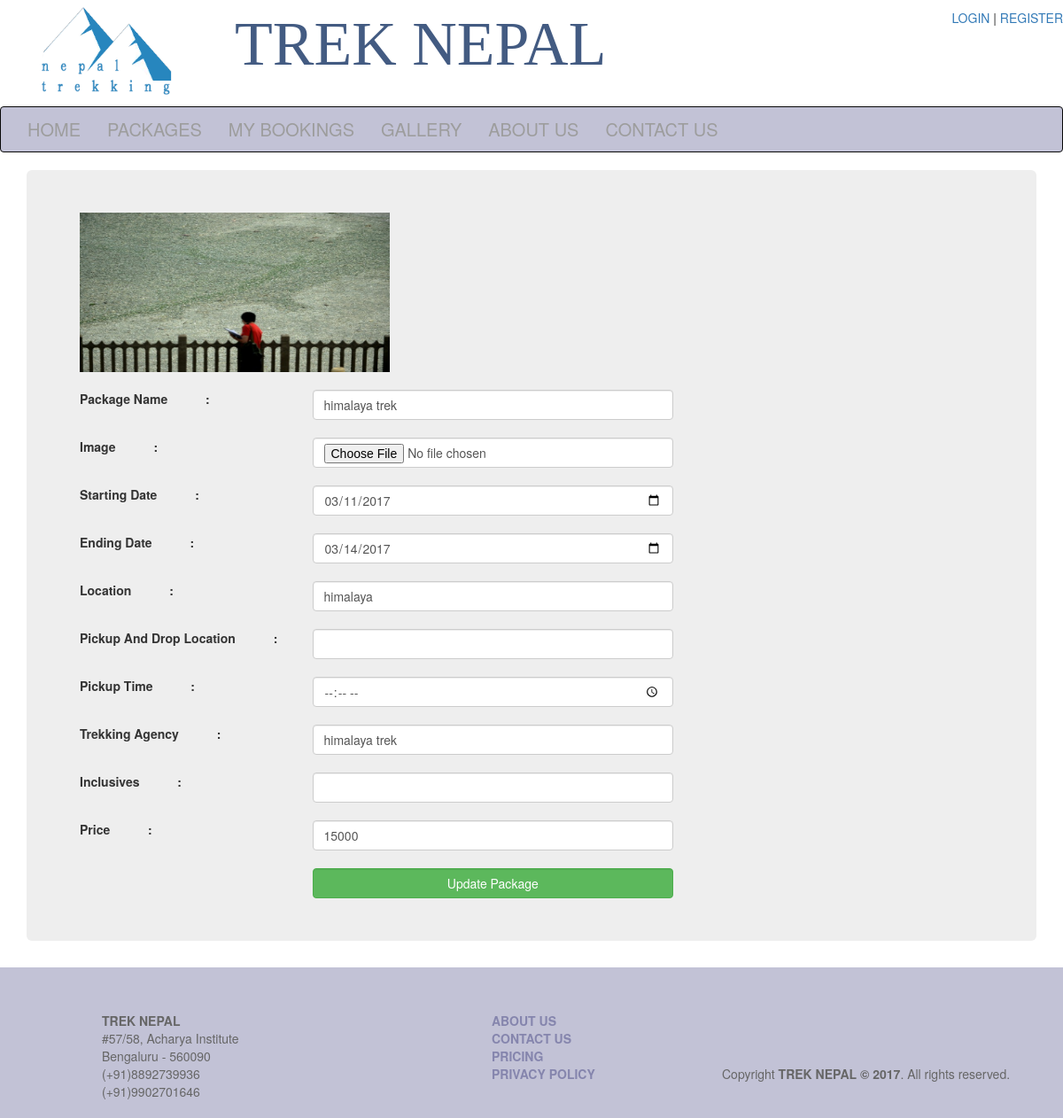
/edit_package.php?id=2, run on the app's committed database.
### tables this page shows
CREATE TABLE IF NOT EXISTS `packages` (
  `id` int(11) NOT NULL,
  `package_name` varchar(80) NOT NULL,
  `image` text NOT NULL,
  `date_start` date NOT NULL,
  `date_end` date NOT NULL,
  `location` varchar(50) NOT NULL,
  `trekking_agency` varchar(50) NOT NULL,
  `price` float NOT NULL
);

### edit_package.php (the view, shortened to what this page needs)
<?php
include('header.php');
include('logo.php');
include('connect.php');
?>
<div class="min-height">
<?php
$id=$_GET['id'];
$query="SELECT * FROM `packages` WHERE `id`='$id'";
$result=mysqli_query($con,$query);
if($result){
	if(mysqli_num_rows($result)>=1){
		while($row=mysqli_fetch_array($result)){
			echo '<div class="package">';
			$image=$row['image'];
			$package_name=$row['package_name'];
			$date_start=$row['date_start'];
			$date_end=$row['date_end'];
			$location=$row['location'];
			$pick_n_drop_location=$row['pick_n_drop_location'];
 			$pick_up_time=$row['pick_up_time'];
			$trekking_agency=$row['trekking_agency'];
			$inclusives=$row['inclusives'];
			$price=$row['price'];
			?>
			  <div class="container">
  				<div class="jumbotron">
					<div class="image">
						<img src=" <?php echo $image; ?> " height="180px" width="350px"/>
					</div>
					<br>
					<form action="" method="POST" enctype="multipart/form-data">
						<div class="row">
          					<div class="form-group">
                				<label for="name" class="col-sm-3 control-label"> Package Name &nbsp;&nbsp;&nbsp;&nbsp;&nbsp;&nbsp;&nbsp;&nbsp;&nbsp;&nbsp;: </label>
                				<div class="col-sm-5">
                  					<input type="text" name="package_name"  class="form-control" id="name" value="<?php echo $package_name;?>">
                				</div>
             				</div>
          				</div><br>
          				<div class="row">
            <div class="form-group">
                <label for="pick" class="col-sm-3 control-label"> Image &nbsp;&nbsp;&nbsp;&nbsp;&nbsp;&nbsp;&nbsp;&nbsp;&nbsp;&nbsp;: </label>
                <div class="col-sm-5">
                  <input type="file" name="pick"  class="form-control" id="pick" value="<?php echo $image;?>" >
                </div>
             </div>
          </div><br>
          				<div class="row">
            <div class="form-group">
                <label for="date_start" class="col-sm-3 control-label"> Starting Date &nbsp;&nbsp;&nbsp;&nbsp;&nbsp;&nbsp;&nbsp;&nbsp;&nbsp;&nbsp;: </label>
                <div class="col-sm-5">
                  <input type="date" name="date_start"  class="form-control" id="date_start" value="<?php echo $date_start; ?>">
                </div>
             </div>
          </div><br>
          <div class="row">
            <div class="form-group">
                <label for="date_end" class="col-sm-3 control-label"> Ending Date &nbsp;&nbsp;&nbsp;&nbsp;&nbsp;&nbsp;&nbsp;&nbsp;&nbsp;&nbsp;: </label>
                <div class="col-sm-5">
                  <input type="date" name="date_end"  class="form-control" id="date_end" value="<?php echo $date_end; ?>">
                </div>
             </div>
          </div><br>
          <div class="row">
            <div class="form-group">
                <label for="location" class="col-sm-3 control-label"> Location &nbsp;&nbsp;&nbsp;&nbsp;&nbsp;&nbsp;&nbsp;&nbsp;&nbsp;&nbsp;: </label>
                <div class="col-sm-5">
                  <input type="text" name="location"  class="form-control" id="location" value="<?php echo $location; ?>">
                </div>
             </div>
          </div><br>
          <div class="row">
            <div class="form-group">
                <label for="pick_n_drop_location" class="col-sm-3 control-label"> Pickup And Drop Location &nbsp;&nbsp;&nbsp;&nbsp;&nbsp;&nbsp;&nbsp;&nbsp;&nbsp;&nbsp;: </label>
                <div class="col-sm-5">
                  <input type="text" name="pick_n_drop_location"  class="form-control" id="pick_n_drop_location" value="<?php echo $pick_n_drop_location; ?>">
                </div>
             </div>
          </div><br>
          <div class="row">
            <div class="form-group">
                <label for="pick_up_time" class="col-sm-3 control-label"> Pickup Time &nbsp;&nbsp;&nbsp;&nbsp;&nbsp;&nbsp;&nbsp;&nbsp;&nbsp;&nbsp;: </label>
                <div class="col-sm-5">
                  <input type="time" name="pick_up_time"  class="form-control" id="pick_up_time" value="<?php echo $pick_up_time; ?>">
                </div>
             </div>
          </div><br>
          <div class="row">
            <div class="form-group">
                <label for="trekking_agency" class="col-sm-3 control-label"> Trekking Agency &nbsp;&nbsp;&nbsp;&nbsp;&nbsp;&nbsp;&nbsp;&nbsp;&nbsp;&nbsp;: </label>
                <div class="col-sm-5">
                  <input type="text" name="trekking_agency"  class="form-control" id="trekking_agency" value="<?php echo $trekking_agency; ?>">
                </div>
             </div>
          </div><br>
          <div class="row">
            <div class="form-group">
                <label for="inclusives" class="col-sm-3 control-label"> Inclusives &nbsp;&nbsp;&nbsp;&nbsp;&nbsp;&nbsp;&nbsp;&nbsp;&nbsp;&nbsp;: </label>
                <div class="col-sm-5">
                  <input type="text" name="inclusives"  class="form-control" id="inclusives" value="<?php echo $inclusives; ?>">
                </div>
             </div>
          </div><br>
          <div class="row">
            <div class="form-group">
                <label for="price" class="col-sm-3 control-label"> Price &nbsp;&nbsp;&nbsp;&nbsp;&nbsp;&nbsp;&nbsp;&nbsp;&nbsp;&nbsp;: </label>
                <div class="col-sm-5">
                  <input type="number" name="price"  class="form-control" id="price" value="<?php echo $price; ?>">
                </div>
             </div>
          </div><br>
           <div class="row">
            <div class="form-group">
                <div class="col-sm-5 col-md-offset-3">
                  <button type="submit" class="btn btn-success form-control " name="update">Update Package</button>
                </div>
             </div>
          </div>
		</form>
	</div>
</div>
		<?php
		}
	}
}
?>
</div>
<?php
include('footer.php');
?>

### css/main.css (style rules this page uses)
.min-height { min-height: 300px; }

### data on the page
packages: image (picture), package_name "himalaya trek", date_start "03/11/2017", date_end "03/14/2017", location "himalaya", trekking_agency "himalaya trek", price "15000"
